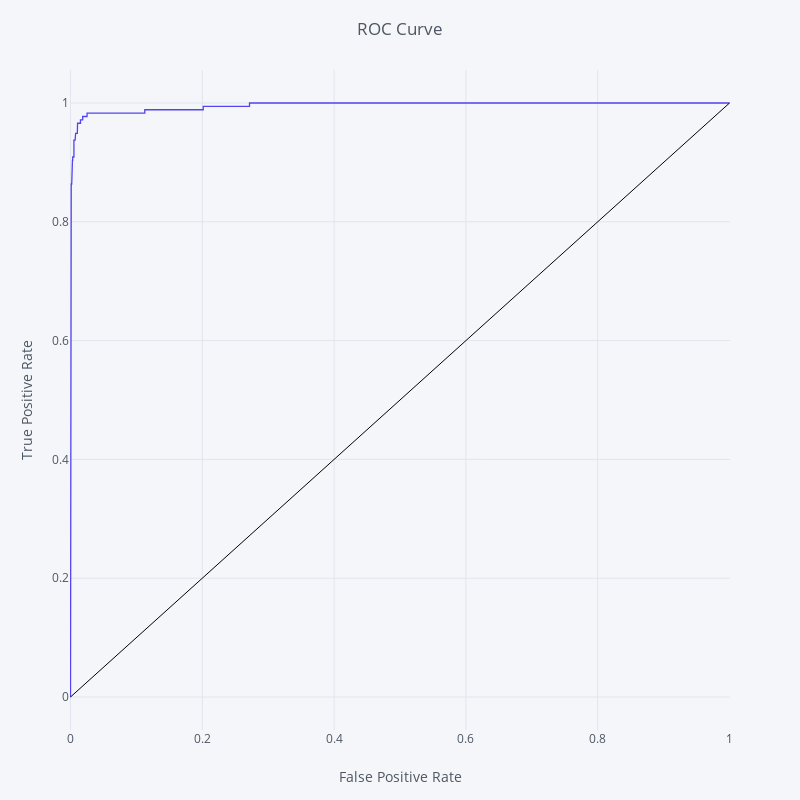

Notebook source saved alongside this figure:
### Code cell
# make predictions on validation set
X_train = X_train.values[:, :]
Y_train = df_train.values[:, 0]

train_predictions = model.predict(X_train)
train_probs_1 = []
for i in range(len(train_probs)):
    train_probs_1.append(train_probs[i][1])

print('Accuracy = ' + str(accuracy_score(Y_train, train_predictions)))
print('Log Loss = ' + str(log_loss(Y_train, train_probs)))
print('ROC-AUC = ' + str(roc_auc_score(Y_train, train_probs_1)))
print('Gini = ' + str(2 * roc_auc_score(Y_train, train_probs_1) - 1))
print(classification_report(Y_train, train_predictions))
display(pd.crosstab(Y_train, train_predictions, rownames = ['Actual'], colnames = ['Predicted'], margins = True))

fpr, tpr, thresholds = roc_curve(Y_train, train_probs_1)
roc_auc = auc(fpr, tpr)

df = pd.DataFrame(dict(fpr = fpr, tpr = tpr))
cf.set_config_file(dimensions = (800, 800), margin = (70, 70, 70, 70))
CI = [{'x0' : 0, 'y0' : 0, 'x1' : 1, 'y1' : 1, 'color' : 'black'}]
df.iplot(x = 'fpr', y = 'tpr', vline = CI, title = 'ROC Curve',
         xTitle = 'False Positive Rate', yTitle = 'True Positive Rate',
         colors = rgb_palette[0])

### Figure 1 — Plotly figure (JSON) as saved in the notebook; plotly's stock layout.template omitted (floating-point values rounded to 4 significant figures)
{"data": [{"line": {"color": "rgba(85, 67, 242, 1.0)", "dash": "solid", "shape": "linear", "width": 1.3}, "mode": "lines", "name": "tpr", "text": "", "type": "scatter", "x": [0, 0, 0, 0.0003695, 0.0003695, 0.0007391, 0.0007391, 0.001109, 0.001109, 0.001848, 0.001848, 0.002587, 0.002587, 0.002956, 0.002956, 0.003326, 0.003326, 0.005174, 0.005174, 0.007021, 0.007021, 0.007761, 0.007761, 0.01035, 0.01035, 0.01072, 0.01072, 0.01515, 0.01515, 0.01848, 0.01848, 0.02513, 0.02513, 0.1127, 0.1127, 0.2014, 0.2014, 0.2716, 0.2716, 0.7805, 0.7812, 1], "y": [0, 0.005682, 0.8295, 0.8295, 0.8466, 0.8466, 0.8523, 0.8523, 0.8636, 0.8636, 0.875, 0.875, 0.8977, 0.8977, 0.9034, 0.9034, 0.9091, 0.9091, 0.9375, 0.9375, 0.9432, 0.9432, 0.9489, 0.9489, 0.9545, 0.9545, 0.9659, 0.9659, 0.9716, 0.9716, 0.9773, 0.9773, 0.983, 0.983, 0.9886, 0.9886, 0.9943, 0.9943, 1, 1, 1, 1]}], "layout": {"height": 800, "legend": {"bgcolor": "#F5F6F9", "font": {"color": "#4D5663"}}, "margin": {"b": 70, "l": 70, "r": 70, "t": 70}, "paper_bgcolor": "#F5F6F9", "plot_bgcolor": "#F5F6F9", "shapes": [{"line": {"color": "#000000", "dash": "solid", "width": 1}, "type": "line", "x0": 0, "x1": 1, "xref": "x", "y0": 0, "y1": 1, "yref": "y"}], "title": "ROC Curve", "titlefont": {"color": "#4D5663"}, "width": 800, "xaxis": {"gridcolor": "#E1E5ED", "showgrid": true, "tickfont": {"color": "#4D5663"}, "title": "False Positive Rate", "titlefont": {"color": "#4D5663"}, "zerolinecolor": "#E1E5ED"}, "yaxis": {"gridcolor": "#E1E5ED", "showgrid": true, "tickfont": {"color": "#4D5663"}, "title": "True Positive Rate", "titlefont": {"color": "#4D5663"}, "zerolinecolor": "#E1E5ED"}}}
